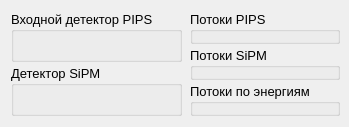
         <widget class="QWidget" name="graph_widget" native="true">
          <property name="sizePolicy">
           <sizepolicy hsizetype="Expanding" vsizetype="Expanding">
            <horstretch>0</horstretch>
            <verstretch>0</verstretch>
           </sizepolicy>
          </property>
          <layout class="QGridLayout" name="gridLayout_4">
           <property name="leftMargin">
            <number>2</number>
           </property>
           <property name="topMargin">
            <number>2</number>
           </property>
           <property name="rightMargin">
            <number>0</number>
           </property>
           <property name="bottomMargin">
            <number>2</number>
           </property>
           <property name="spacing">
            <number>2</number>
           </property>
           <item row="0" column="0">
            <layout class="QVBoxLayout" name="verticalLayout_graph" stretch="0">
             <property name="spacing">
              <number>2</number>
             </property>
             <property name="leftMargin">
              <number>1</number>
             </property>
             <property name="topMargin">
              <number>1</number>
             </property>
             <property name="rightMargin">
              <number>1</number>
             </property>
             <property name="bottomMargin">
              <number>1</number>
             </property>
             <item>
              <layout class="QHBoxLayout" name="horizontalLayout_4" stretch="5,3">
               <property name="leftMargin">
                <number>5</number>
               </property>
               <property name="topMargin">
                <number>5</number>
               </property>
               <property name="rightMargin">
                <number>5</number>
               </property>
               <property name="bottomMargin">
                <number>5</number>
               </property>
               <item>
                <layout class="QVBoxLayout" name="verticalLayout_5" stretch="1,1">
                 <property name="spacing">
                  <number>3</number>
                 </property>
                 <property name="sizeConstraint">
                  <enum>QLayout::SetDefaultConstraint</enum>
                 </property>
                 <property name="leftMargin">
                  <number>3</number>
                 </property>
                 <property name="topMargin">
                  <number>3</number>
                 </property>
                 <property name="rightMargin">
                  <number>3</number>
                 </property>
                 <property name="bottomMargin">
                  <number>3</number>
                 </property>
                 <item>
                  <widget class="QGroupBox" name="groupBox_4">
                   <property name="minimumSize">
                    <size>
                     <width>0</width>
                     <height>0</height>
                    </size>
                   </property>
                   <property name="font">
                    <font>
                     <pointsize>10</pointsize>
                    </font>
                   </property>
                   <property name="styleSheet">
                    <string notr="true"/>
                   </property>
                   <property name="title">
                    <string>Входной детектор PIPS</string>
                   </property>
                   <layout class="QHBoxLayout" name="horizontalLayout_7" stretch="1">
                    <property name="spacing">
                     <number>2</number>
                    </property>
                    <property name="leftMargin">
                     <number>2</number>
                    </property>
                    <property name="topMargin">
                     <number>2</number>
                    </property>
                    <property name="rightMargin">
                     <number>2</number>
                    </property>
                    <property name="bottomMargin">
                     <number>2</number>
                    </property>
                    <item>
                     <layout class="QHBoxLayout" name="vLayout_pips"/>
                    </item>
                   </layout>
                  </widget>
                 </item>
                 <item>
                  <widget class="QGroupBox" name="groupBox_5">
                   <property name="minimumSize">
                    <size>
                     <width>0</width>
                     <height>0</height>
                    </size>
                   </property>
                   <property name="font">
                    <font>
                     <pointsize>10</pointsize>
                    </font>
                   </property>
                   <property name="styleSheet">
                    <string notr="true"/>
                   </property>
                   <property name="title">
                    <string>Детектор SiPM</string>
                   </property>
                   <layout class="QHBoxLayout" name="horizontalLayout_8" stretch="1">
                    <property name="spacing">
                     <number>2</number>
                    </property>
                    <property name="leftMargin">
                     <number>2</number>
                    </property>
                    <property name="topMargin">
                     <number>2</number>
                    </property>
                    <property name="rightMargin">
                     <number>2</number>
                    </property>
                    <property name="bottomMargin">
                     <number>2</number>
                    </property>
                    <item>
                     <layout class="QVBoxLayout" name="vLayout_sipm">
                      <property name="spacing">
                       <number>0</number>
                      </property>
                      <property name="leftMargin">
                       <number>2</number>
                      </property>
                      <property name="topMargin">
                       <number>2</number>
                      </property>
                      <property name="rightMargin">
                       <number>2</number>
                      </property>
                      <property name="bottomMargin">
                       <number>2</number>
                      </property>
                     </layout>
                    </item>
                   </layout>
                  </widget>
                 </item>
                </layout>
               </item>
               <item>
                <layout class="QVBoxLayout" name="verticalLayout_8" stretch="1,1,1">
                 <property name="spacing">
                  <number>3</number>
                 </property>
                 <property name="leftMargin">
                  <number>3</number>
                 </property>
                 <property name="topMargin">
                  <number>3</number>
                 </property>
                 <property name="rightMargin">
                  <number>3</number>
                 </property>
                 <property name="bottomMargin">
                  <number>3</number>
                 </property>
                 <item>
                  <widget class="QGroupBox" name="groupBox_6">
                   <property name="minimumSize">
                    <size>
                     <width>0</width>
                     <height>0</height>
                    </size>
                   </property>
                   <property name="font">
                    <font>
                     <pointsize>10</pointsize>
                    </font>
                   </property>
                   <property name="styleSheet">
                    <string notr="true"/>
                   </property>
                   <property name="title">
                    <string>Потоки PIPS</string>
                   </property>
                   <layout class="QVBoxLayout" name="verticalLayout_16">
                    <property name="spacing">
                     <number>2</number>
                    </property>
                    <property name="leftMargin">
                     <number>2</number>
                    </property>
                    <property name="topMargin">
                     <number>2</number>
                    </property>
                    <property name="rightMargin">
                     <number>2</number>
                    </property>
                    <property name="bottomMargin">
                     <number>2</number>
                    </property>
                    <item>
                     <layout class="QVBoxLayout" name="vLayout_gist_pips">
                      <property name="spacing">
                       <number>0</number>
                      </property>
                      <property name="leftMargin">
                       <number>2</number>
                      </property>
                      <property name="topMargin">
                       <number>2</number>
                      </property>
                      <property name="rightMargin">
                       <number>2</number>
                      </property>
                      <property name="bottomMargin">
                       <number>2</number>
                      </property>
                     </layout>
                    </item>
                   </layout>
                  </widget>
                 </item>
                 <item>
                  <widget class="QGroupBox" name="groupBox_8">
                   <property name="minimumSize">
                    <size>
                     <width>0</width>
                     <height>0</height>
                    </size>
                   </property>
                   <property name="font">
                    <font>
                     <pointsize>10</pointsize>
                    </font>
                   </property>
                   <property name="styleSheet">
                    <string notr="true"/>
                   </property>
                   <property name="title">
                    <string>Потоки SiPM</string>
                   </property>
                   <layout class="QVBoxLayout" name="verticalLayout_18">
                    <property name="spacing">
                     <number>2</number>
                    </property>
                    <property name="leftMargin">
                     <number>2</number>
                    </property>
                    <property name="topMargin">
                     <number>2</number>
                    </property>
                    <property name="rightMargin">
                     <number>2</number>
                    </property>
                    <property name="bottomMargin">
                     <number>2</number>
                    </property>
                    <item>
                     <layout class="QVBoxLayout" name="vLayout_gist_sipm">
                      <property name="spacing">
                       <number>0</number>
                      </property>
                      <property name="leftMargin">
                       <number>2</number>
                      </property>
                      <property name="topMargin">
                       <number>2</number>
                      </property>
                      <property name="rightMargin">
                       <number>2</number>
                      </property>
                      <property name="bottomMargin">
                       <number>2</number>
                      </property>
                     </layout>
                    </item>
                   </layout>
                  </widget>
                 </item>
                 <item>
                  <widget class="QGroupBox" name="groupBox_7">
                   <property name="minimumSize">
                    <size>
                     <width>0</width>
                     <height>0</height>
                    </size>
                   </property>
                   <property name="font">
                    <font>
                     <pointsize>10</pointsize>
                    </font>
                   </property>
                   <property name="styleSheet">
                    <string notr="true"/>
                   </property>
                   <property name="title">
                    <string>Потоки по энергиям</string>
                   </property>
                   <layout class="QVBoxLayout" name="verticalLayout_17">
                    <property name="spacing">
                     <number>2</number>
                    </property>
                    <property name="leftMargin">
                     <number>2</number>
                    </property>
                    <property name="topMargin">
                     <number>2</number>
                    </property>
                    <property name="rightMargin">
                     <number>2</number>
                    </property>
                    <property name="bottomMargin">
                     <number>2</number>
                    </property>
                    <item>
                     <layout class="QVBoxLayout" name="vLayout_gist_EdE">
                      <property name="spacing">
                       <number>0</number>
                      </property>
                      <property name="leftMargin">
                       <number>2</number>
                      </property>
                      <property name="topMargin">
                       <number>2</number>
                      </property>
                      <property name="rightMargin">
                       <number>2</number>
                      </property>
                      <property name="bottomMargin">
                       <number>2</number>
                      </property>
                     </layout>
                    </item>
                   </layout>
                  </widget>
                 </item>
                </layout>
               </item>
              </layout>
             </item>
            </layout>
           </item>
          </layout>
         </widget>
